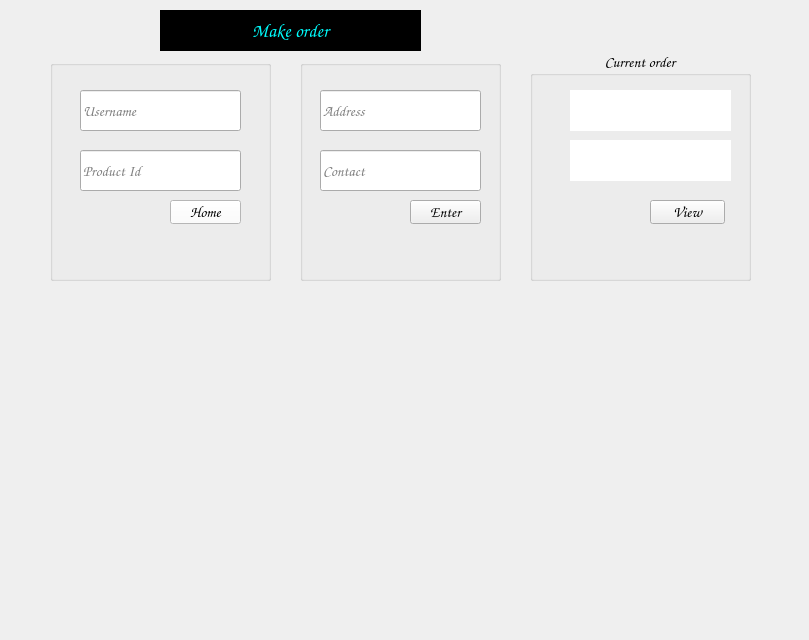
    <widget class="QWidget" name="customer7">
     <widget class="QLabel" name="label_18">
      <property name="geometry">
       <rect>
        <x>0</x>
        <y>0</y>
        <width>800</width>
        <height>600</height>
       </rect>
      </property>
      <property name="text">
       <string/>
      </property>
      <property name="pixmap">
       <pixmap resource="Resources.qrc">:/images/D:/New folder/solid-color-ocean-blue-8yfs41ks7yet6w8r.jpg</pixmap>
      </property>
     </widget>
     <widget class="QLabel" name="label_23">
      <property name="geometry">
       <rect>
        <x>0</x>
        <y>310</y>
        <width>800</width>
        <height>321</height>
       </rect>
      </property>
      <property name="text">
       <string/>
      </property>
      <property name="pixmap">
       <pixmap resource="Resources.qrc">:/images/D:/New folder/Screenshot (59).png</pixmap>
      </property>
      <property name="scaledContents">
       <bool>true</bool>
      </property>
     </widget>
     <widget class="QLabel" name="label_26">
      <property name="geometry">
       <rect>
        <x>160</x>
        <y>10</y>
        <width>261</width>
        <height>41</height>
       </rect>
      </property>
      <property name="font">
       <font>
        <family>Comic Sans MS</family>
        <pointsize>14</pointsize>
        <weight>75</weight>
        <bold>true</bold>
       </font>
      </property>
      <property name="styleSheet">
       <string notr="true">background-color: rgb(0, 0, 0);
color: rgb(0, 255, 255);</string>
      </property>
      <property name="text">
       <string>Make order</string>
      </property>
      <property name="alignment">
       <set>Qt::AlignCenter</set>
      </property>
     </widget>
     <widget class="QGroupBox" name="groupBox_7">
      <property name="geometry">
       <rect>
        <x>50</x>
        <y>60</y>
        <width>221</width>
        <height>221</height>
       </rect>
      </property>
      <property name="styleSheet">
       <string notr="true">border-color: rgb(170, 255, 255);</string>
      </property>
      <property name="title">
       <string/>
      </property>
      <widget class="QLineEdit" name="cName">
       <property name="geometry">
        <rect>
         <x>30</x>
         <y>30</y>
         <width>161</width>
         <height>41</height>
        </rect>
       </property>
       <property name="font">
        <font>
         <family>Comic Sans MS</family>
         <pointsize>11</pointsize>
        </font>
       </property>
       <property name="placeholderText">
        <string>Username</string>
       </property>
      </widget>
      <widget class="QLineEdit" name="productid">
       <property name="geometry">
        <rect>
         <x>30</x>
         <y>90</y>
         <width>161</width>
         <height>41</height>
        </rect>
       </property>
       <property name="font">
        <font>
         <family>Comic Sans MS</family>
         <pointsize>11</pointsize>
        </font>
       </property>
       <property name="placeholderText">
        <string>Product Id</string>
       </property>
      </widget>
      <widget class="QPushButton" name="custhome">
       <property name="geometry">
        <rect>
         <x>120</x>
         <y>140</y>
         <width>71</width>
         <height>24</height>
        </rect>
       </property>
       <property name="font">
        <font>
         <family>Comic Sans MS</family>
         <pointsize>11</pointsize>
         <weight>50</weight>
         <italic>false</italic>
         <bold>false</bold>
        </font>
       </property>
       <property name="styleSheet">
        <string notr="true">background-color: rgb(255, 255, 255);
color: rgb(0, 0, 0);</string>
       </property>
       <property name="text">
        <string>Home</string>
       </property>
      </widget>
     </widget>
     <widget class="QGroupBox" name="groupBox_10">
      <property name="geometry">
       <rect>
        <x>530</x>
        <y>50</y>
        <width>221</width>
        <height>231</height>
       </rect>
      </property>
      <property name="font">
       <font>
        <family>Comic Sans MS</family>
        <pointsize>11</pointsize>
       </font>
      </property>
      <property name="title">
       <string>Current order</string>
      </property>
      <property name="alignment">
       <set>Qt::AlignCenter</set>
      </property>
      <widget class="QLabel" name="proid">
       <property name="geometry">
        <rect>
         <x>40</x>
         <y>90</y>
         <width>161</width>
         <height>41</height>
        </rect>
       </property>
       <property name="styleSheet">
        <string notr="true">background-color: rgb(255, 255, 255);
color: rgb(0, 0, 0);</string>
       </property>
       <property name="text">
        <string/>
       </property>
      </widget>
      <widget class="QLabel" name="cusnam">
       <property name="geometry">
        <rect>
         <x>40</x>
         <y>40</y>
         <width>161</width>
         <height>41</height>
        </rect>
       </property>
       <property name="styleSheet">
        <string notr="true">background-color: rgb(255, 255, 255);
color: rgb(0, 0, 0);</string>
       </property>
       <property name="text">
        <string/>
       </property>
       <property name="alignment">
        <set>Qt::AlignCenter</set>
       </property>
      </widget>
      <widget class="QPushButton" name="view">
       <property name="geometry">
        <rect>
         <x>120</x>
         <y>150</y>
         <width>75</width>
         <height>24</height>
        </rect>
       </property>
       <property name="text">
        <string>View</string>
       </property>
      </widget>
     </widget>
     <widget class="QGroupBox" name="groupBox_8">
      <property name="geometry">
       <rect>
        <x>300</x>
        <y>60</y>
        <width>201</width>
        <height>221</height>
       </rect>
      </property>
      <property name="title">
       <string/>
      </property>
      <widget class="QLineEdit" name="proadd">
       <property name="geometry">
        <rect>
         <x>20</x>
         <y>30</y>
         <width>161</width>
         <height>41</height>
        </rect>
       </property>
       <property name="font">
        <font>
         <family>Comic Sans MS</family>
         <pointsize>11</pointsize>
        </font>
       </property>
       <property name="placeholderText">
        <string>Address</string>
       </property>
      </widget>
      <widget class="QLineEdit" name="contactp">
       <property name="geometry">
        <rect>
         <x>20</x>
         <y>90</y>
         <width>161</width>
         <height>41</height>
        </rect>
       </property>
       <property name="font">
        <font>
         <family>Comic Sans MS</family>
         <pointsize>11</pointsize>
        </font>
       </property>
       <property name="placeholderText">
        <string>Contact</string>
       </property>
      </widget>
      <widget class="QPushButton" name="enter">
       <property name="geometry">
        <rect>
         <x>110</x>
         <y>140</y>
         <width>71</width>
         <height>24</height>
        </rect>
       </property>
       <property name="font">
        <font>
         <family>Comic Sans MS</family>
         <pointsize>11</pointsize>
        </font>
       </property>
       <property name="text">
        <string>Enter</string>
       </property>
      </widget>
     </widget>
    </widget>
